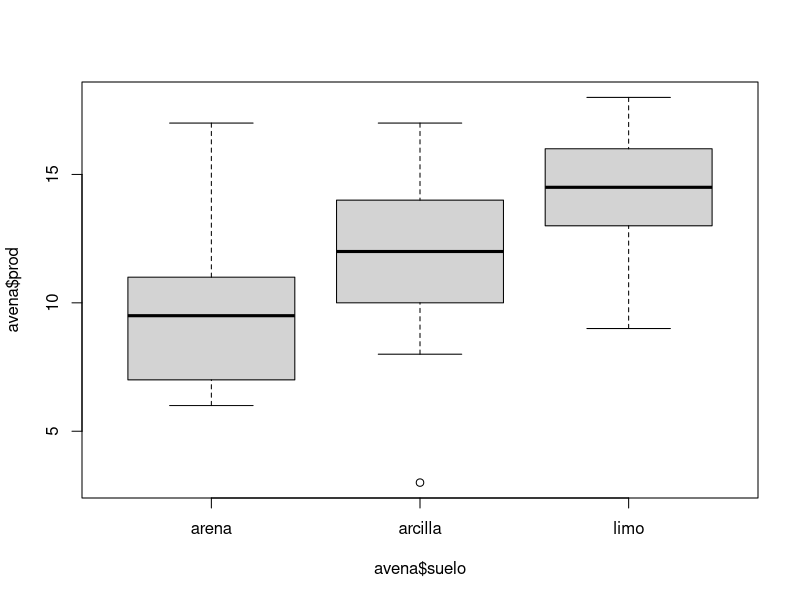
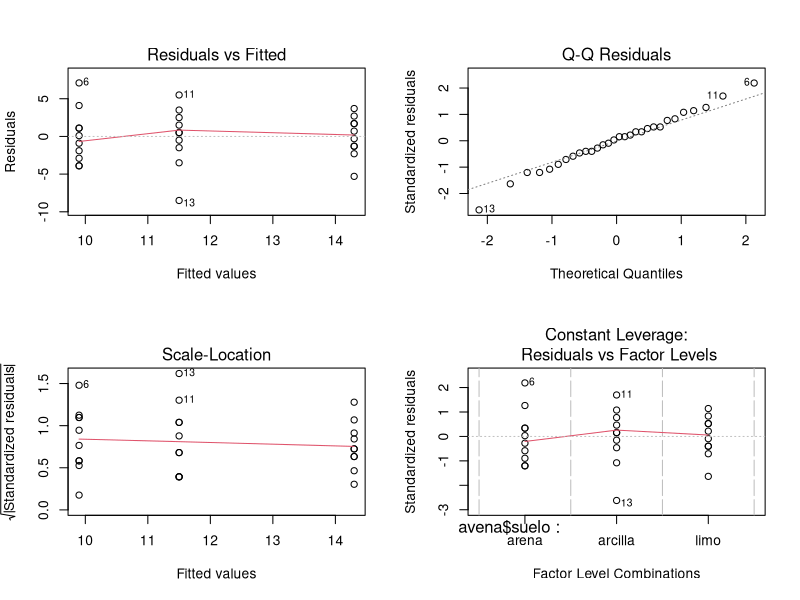
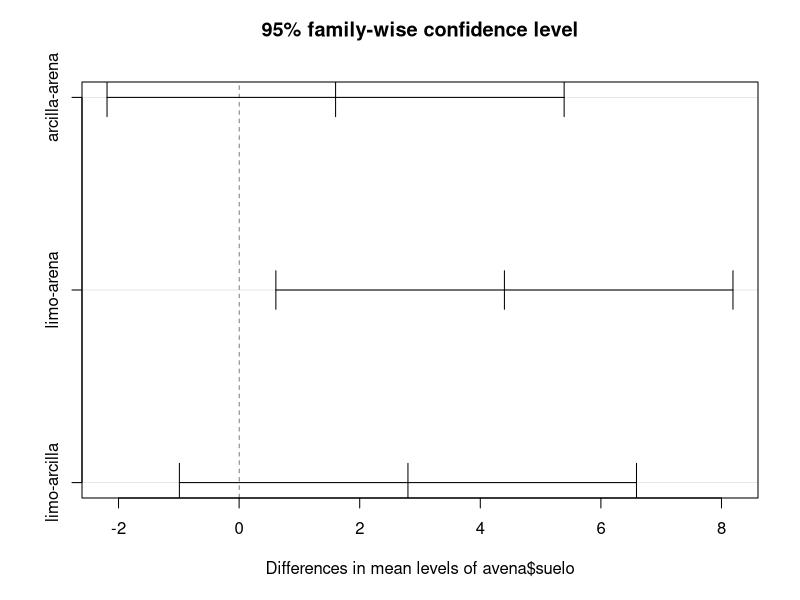

Write the R code that produced these figures, in order.
# Jorge Alexis Luna Robles
# Análisis de varianza (ANOVA)
# 27/09/2022

# DATOS -------------------------------------------------------------------

arena <- c(6, 10, 8, 6, 14, 17, 9, 11, 7, 11)
arcilla <- c(17, 15, 3, 11, 14, 12, 12, 8, 10, 13)
limo <- c(13, 16, 9, 12, 15, 16, 17, 13, 18, 14)

prod <- c(arena, arcilla, limo)

suelo <- gl(3, 10, 30, labels = c("arena", "arcilla", "limo"))

avena <- data.frame(suelo, prod)

# Función tapply ----------------------------------------------------------

tapply(avena$prod, avena$suelo, length)
tapply(avena$prod, avena$suelo, mean)
tapply(avena$prod, avena$suelo, sd)
tapply(avena$prod, avena$suelo, var)


#Revisar la homogeneidad de las varianzas
bartlett.test(avena$prod, avena$suelo)

fligner.test(avena$prod, avena$suelo)

# Revisar datos de forma gráfica

boxplot(avena$prod ~ avena$suelo)

# Suma de cuadrados total
SST <- sum((avena$prod - mean(avena$prod))^2)

# Suma de cuadrados del error
arena - mean(arena)
arcilla - mean(arcilla)
limo - mean(limo)

arena.sum <- sum((arena - mean(arena))^2)
arcilla.sum <- sum((arcilla - mean(arcilla))^2)
limo.sum <- sum((limo - mean(limo))^2)

SSe <- arena.sum + arcilla.sum + limo.sum
SSe


SSTr <- SST - SSe
SSTr

# Cuadrado medio
tapply(avena$prod, avena$suelo, var)
CME <- mean(tapply(avena$prod, avena$suelo, var)) 
CMtr <- SSTr/2
Fcal <- CMtr/CME
Fcal 

Ftab <- qf(0.95, 2, 27)
Ftab

probF <- 1- pf(Fcal, 2, 27)
probF


# ANOVA procedimiento simplificado

avena.aov <- aov(avena$prod ~ avena$suelo)
summary(avena.aov)

par(mfrow=c(2,2))
plot(aov(avena$prod ~ avena$suelo))
par(mfrow=c(1,1))

TukeyHSD(avena.aov, conf.level = 0.95)

plot(TukeyHSD(avena.aov))
